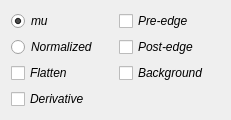
     <widget class="QWidget" name="gridLayoutWidget">
      <property name="geometry">
       <rect>
        <x>280</x>
        <y>540</y>
        <width>231</width>
        <height>101</height>
       </rect>
      </property>
      <layout class="QGridLayout" name="gridLayout">
       <item row="3" column="0">
        <widget class="QCheckBox" name="checkBox_deriv">
         <property name="font">
          <font>
           <italic>true</italic>
          </font>
         </property>
         <property name="text">
          <string>Derivative</string>
         </property>
        </widget>
       </item>
       <item row="0" column="0">
        <widget class="QRadioButton" name="radioButton_mu_xasproject">
         <property name="font">
          <font>
           <italic>true</italic>
          </font>
         </property>
         <property name="text">
          <string>mu</string>
         </property>
         <property name="checked">
          <bool>true</bool>
         </property>
        </widget>
       </item>
       <item row="2" column="0">
        <widget class="QCheckBox" name="checkBox_norm_flat_xasproject">
         <property name="maximumSize">
          <size>
           <width>16777215</width>
           <height>25</height>
          </size>
         </property>
         <property name="font">
          <font>
           <italic>true</italic>
          </font>
         </property>
         <property name="text">
          <string>Flatten </string>
         </property>
         <property name="checked">
          <bool>false</bool>
         </property>
        </widget>
       </item>
       <item row="1" column="0">
        <widget class="QRadioButton" name="radioButton_norm_xasproject">
         <property name="font">
          <font>
           <italic>true</italic>
          </font>
         </property>
         <property name="text">
          <string>Normalized</string>
         </property>
        </widget>
       </item>
       <item row="0" column="1">
        <widget class="QCheckBox" name="checkBox_preedge_show">
         <property name="font">
          <font>
           <italic>true</italic>
          </font>
         </property>
         <property name="text">
          <string>Pre-edge</string>
         </property>
        </widget>
       </item>
       <item row="1" column="1">
        <widget class="QCheckBox" name="checkBox_postedge_show">
         <property name="font">
          <font>
           <italic>true</italic>
          </font>
         </property>
         <property name="text">
          <string>Post-edge</string>
         </property>
        </widget>
       </item>
       <item row="2" column="1">
        <widget class="QCheckBox" name="checkBox_background_show">
         <property name="font">
          <font>
           <italic>true</italic>
          </font>
         </property>
         <property name="text">
          <string>Background</string>
         </property>
        </widget>
       </item>
      </layout>
     </widget>
